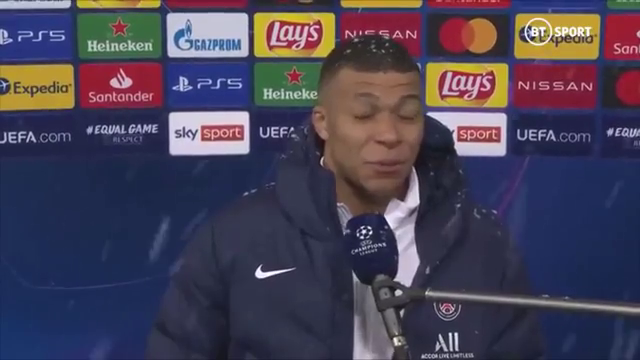
#> input picture frame 9 of A4/Q4/q5.mp4, 640 x 360 px
$ python test.py
#> lines starting #> are read from the running program, lines starting #| are printed output that depends on the picture; after the words box and inside, x2 and y2 are one past the last pixel; in counts of white or black regions, pixels touching at a corner belong together
import numpy as np
import matplotlib.pyplot as plt
from numpy.lib.function_base import angle
import cv2


# cap = cv2.VideoCapture(0) # camera feed
cap = cv2.VideoCapture('./A4/Q4/q5.mp4')
# capture one frame
ret,frame = cap.read()
#> frame is the input picture: shape (360, 640, 3); mean B, G, R 86, 66.6, 72.7

# detect a face on the first frame
face_detector = cv2.CascadeClassifier(cv2.data.haarcascades + 'haarcascade_frontalface_default.xml')
face_boxes = face_detector.detectMultiScale(frame)
#> face_boxes = [[325, 70, 117, 117]]

if len(face_boxes)==0:
    print('no face detected')
    assert(False)

# initialize the tracing window around the (first) detected face
(x,y,w,h) = tuple(face_boxes[0])
#> x = 325; y = 70; w = 117; h = 117
track_window = (x,y,w,h)
#> track_window = (325, 70, 117, 117)

#  region of interest for tracking
roi = frame[y:y+h, x:x+w]
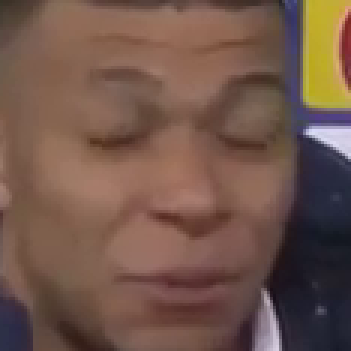
#> roi: shape (117, 117, 3) (shown 3 times larger); mean B, G, R 74.6, 86.1, 113.8

# convert the roi to HSV so we can construct a histogram of Hue
hsv_roi =  cv2.cvtColor(roi, cv2.COLOR_BGR2HSV)
#> hsv_roi: shape (117, 117, 3); mean H, S, V 31.8, 95.4, 116.1

# why do we need this mask? (remember the cone?)
# read the description for Figure 3 in the original Cam Shift paper: http://citeseerx.ist.psu.edu/viewdoc/summary?doi=10.1.1.14.7673
mask = cv2.inRange(hsv_roi, np.array((0., 60.,32.)), np.array((180.,255.,255.)))
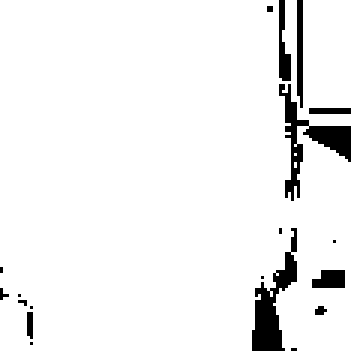
#> mask: shape (117, 117) (shown 3 times larger); 94.4% white; 19 black regions (13 under 20 px), largest, box (x1, y1, x2, y2) and area: (84, 76, 99, 117) 245, (93, 28, 117, 67) 244, (99, 0, 101, 36) 68, (93, 0, 97, 27) 67, (104, 90, 115, 96) 57, (103, 36, 117, 38) 28


# form histogram of hue in the roi
roi_hist = cv2.calcHist([hsv_roi],[0],mask,[180],[0,180])
#> roi_hist = 180 values, max 2374 at index 10, min 0 at index 22, mean 71.83

# normalize the histogram array values so they are in the min=0 to max=255 range
cv2.normalize(roi_hist,roi_hist,0,255,cv2.NORM_MINMAX)

# termination criteria for mean shift: 10 iteration or shift less than 1 pixel
term_crit = ( cv2.TERM_CRITERIA_EPS | cv2.TERM_CRITERIA_COUNT, 10, 1 )

while True:

    # grab a frame
    ret ,frame = cap.read()
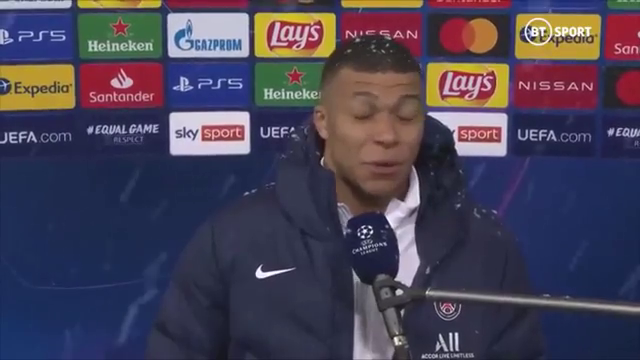
#> input picture frame 10 of A4/Q4/q5.mp4, 640 x 360 px
#> frame is the input picture: shape (360, 640, 3); mean B, G, R 86, 66.6, 72.6

    if ret == True:

        # convert to HSV
        hsv = cv2.cvtColor(frame, cv2.COLOR_BGR2HSV)
#> hsv: shape (360, 640, 3); mean H, S, V 107.8, 118.3, 101.6

        # histogram back projection using roi_hist
        dst = cv2.calcBackProject([hsv],[0],roi_hist,[0,180],1)
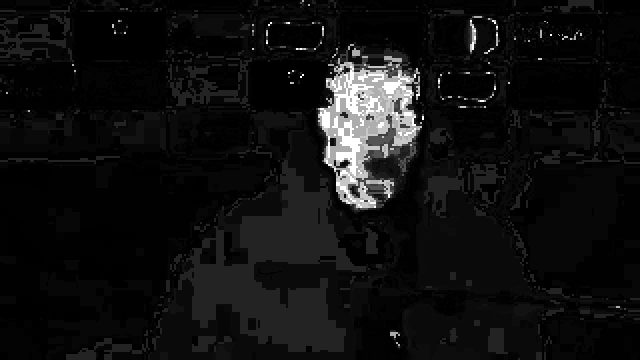
#> dst: shape (360, 640); min 0, max 255, mean 16.6

        # use meanshift to shift the tracking window
        ret, track_window = cv2.meanShift(dst, track_window, term_crit)
#> ret = 4; track_window = (308, 55, 117, 117)

        # display tracked window
        x,y,w,h = track_window
#> x = 308; y = 55
        img = cv2.rectangle(frame, (x,y), (x+w,y+h), (0,0,255),5)

        cv2.imshow('mean shift tracking demo',img)
        print('yes')
        if cv2.waitKey(33) & 0xFF == 27: # wait a bit and exit is ESC is pressed
#> (key Esc is pressed here)
            break

    else:
        break

cv2.destroyAllWindows()
cap.release()


# [68 lines of commented-out code are left out]

$ run again, starting later in the video
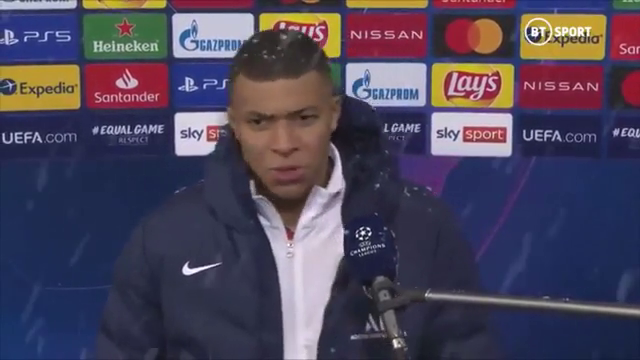
#> input picture frame 43 of A4/Q4/q5.mp4, 640 x 360 px
#> frame is the input picture: shape (360, 640, 3); mean B, G, R 90.4, 69.8, 77.1
#> face_boxes = [[256, 204, 32, 32], [228, 79, 109, 109]]
#> `(x,y,w,h) = tuple(face_boxes[0])`: x = 256; y = 204; w = 32
#> `track_window = (x,y,w,h)`: track_window = (256, 204, 32, 32)
#> hsv_roi: shape (32, 32, 3); mean H, S, V 107.3, 50.3, 130.8
#> `mask = cv2.inRange(hsv_roi, np.array((0., 60.,32.)), np.array((180.,25..`:
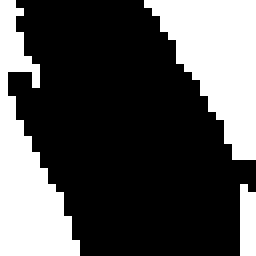
#> mask: shape (32, 32) (shown 8 times larger); 31.9% white; 3 white regions (1 under 20 px), largest, box (x1, y1, x2, y2) and area: (18, 0, 32, 20) 158, (0, 0, 10, 32) 152
#> roi_hist = 180 values, max 86 at index 119, min 0 at index 0, mean 1.82
#> hsv: shape (360, 640, 3); mean H, S, V 109.2, 114.2, 104.9
#> `dst = cv2.calcBackProject([hsv],[0],roi_hist,[0,180],1)`:
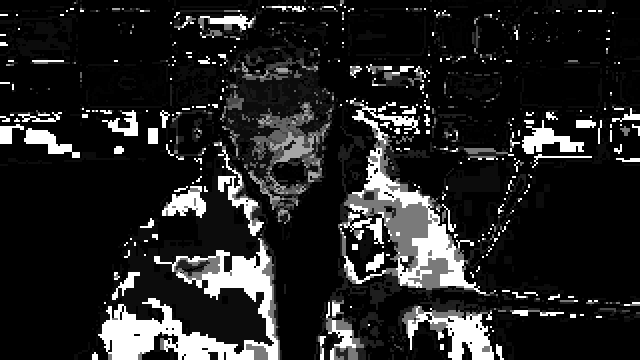
#> dst: shape (360, 640); min 0, max 255, mean 36.2
#> `ret, track_window = cv2.meanShift(dst, track_window, term_crit)`: ret = 10; track_window = (226, 185, 32, 32)
#> `x,y,w,h = track_window`: x = 226; y = 185

$ run again, starting later in the video
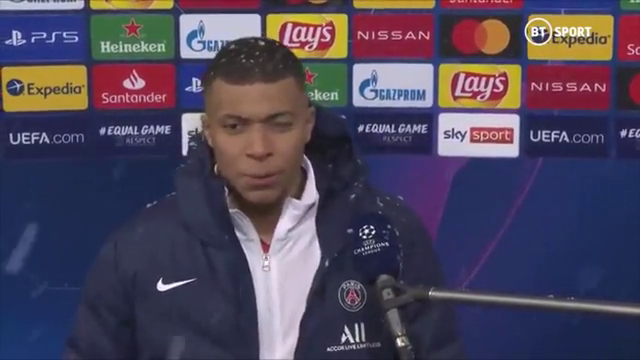
#> input picture frame 77 of A4/Q4/q5.mp4, 640 x 360 px
#> frame is the input picture: shape (360, 640, 3); mean B, G, R 90.9, 70.2, 78
#> face_boxes = [[202, 82, 112, 112]]
#> `(x,y,w,h) = tuple(face_boxes[0])`: x = 202; y = 82; w = 112
#> `track_window = (x,y,w,h)`: track_window = (202, 82, 112, 112)
#> hsv_roi: shape (112, 112, 3); mean H, S, V 28.7, 88.9, 114.1
#> `mask = cv2.inRange(hsv_roi, np.array((0., 60.,32.)), np.array((180.,25..`:
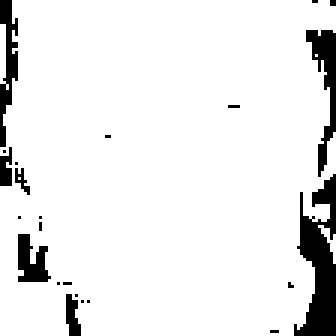
#> mask: shape (112, 112) (shown 3 times larger); 91.7% white; 23 black regions (16 under 20 px), largest, box (x1, y1, x2, y2) and area: (98, 58, 112, 112) 435, (102, 10, 112, 59) 195, (0, 0, 6, 49) 153
#> roi_hist = 180 values, max 2317 at index 8, min 0 at index 18, mean 63.92
#> hsv: shape (360, 640, 3); mean H, S, V 108.6, 114.7, 106.1
#> `dst = cv2.calcBackProject([hsv],[0],roi_hist,[0,180],1)`:
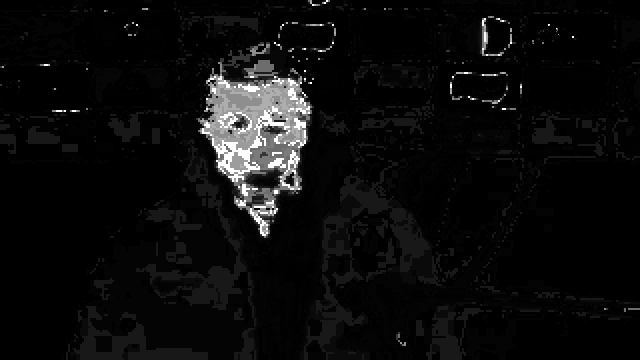
#> dst: shape (360, 640); min 0, max 255, mean 12.4
#> `ret, track_window = cv2.meanShift(dst, track_window, term_crit)`: ret = 4; track_window = (200, 69, 112, 112)
#> `x,y,w,h = track_window`: x = 200; y = 69
